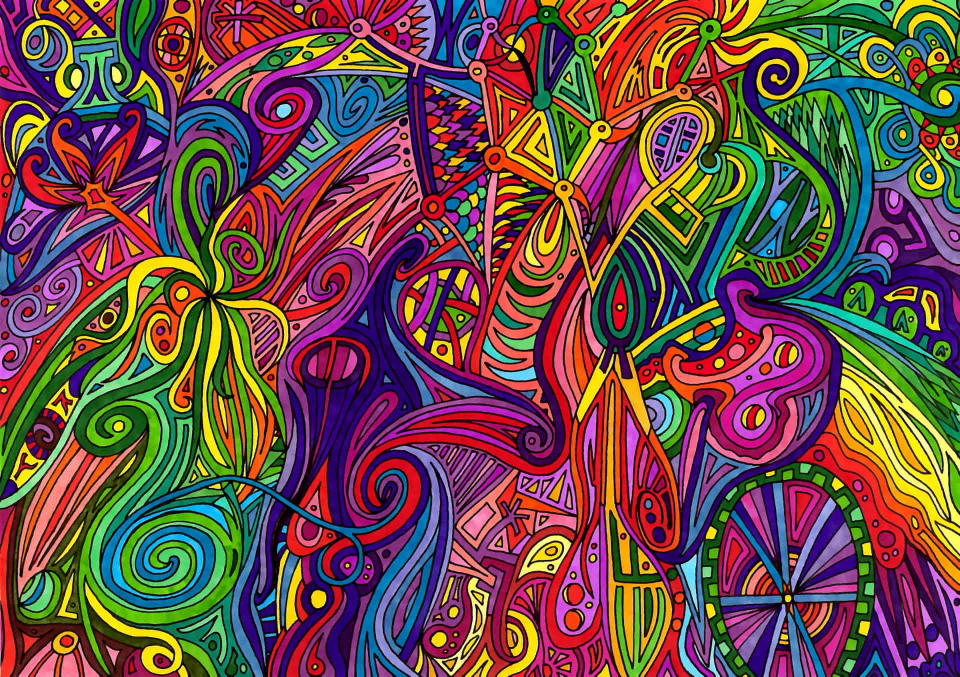
#> input picture pic.jpg, 1920 x 1353 px (shown at 1/2 size)
$ jupyter execute 'Colour_Detection (ioT Project).ipynb'
#> lines starting #> are read from the running program, lines starting #| are printed output that depends on the picture
[cell 1]
import cv2             #import open-cv module
import pandas as pd    #import pandas module

[cell 2]
img_path='pic.jpg'
csv_path='colors.csv'

[cell 3]
#Reading csv file with pandas and giving names to each column
index=['color', 'color_name', 'Hex','R','G','B']         #indexing the cv file data
df = pd.read_csv(csv_path, names=index, header=None)     #read colors csv file
#> (reads colors.csv from the repository)

[cell 4]
img = cv2.imread(img_path)
#> img is the input picture: shape (1353, 1920, 3); mean B, G, R 71.8, 76.2, 109.1
img = cv2.resize(img,(800,600))
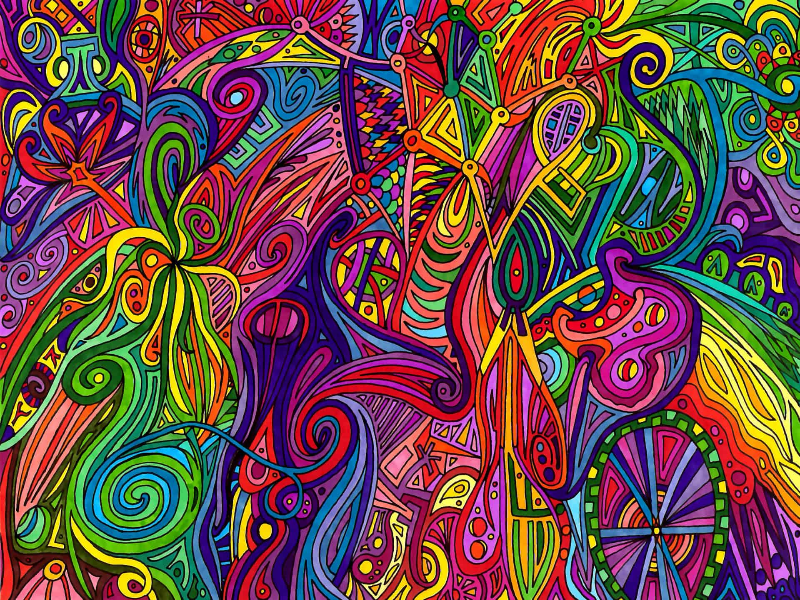
#> img: shape (600, 800, 3); mean B, G, R 71.7, 76.1, 108.9

[cell 5]
clicked = False
r = g = b = xpos = ypos = 0     #initialize the color and position variables

[cell 6]
def get_color_name(R,G,B):
    minimum = 1000
    for i in range(len(df)):
        d = abs(R - int(df.loc[i,'R'])) + abs(G - int(df.loc[i,'G'])) + abs(B - int(df.loc[i,'B']))
        if d <= minimum:
            minimum = d
            cname = df.loc[i, 'color_name']

    return cname

[cell 7]
def draw_function(event, x, y, flags, params):
    if event == cv2.EVENT_LBUTTONDBLCLK:
        global b, g, r, xpos, ypos, clicked
        clicked = True
        xpos = x
        ypos = y
        b,g,r = img[y,x]
        b = int(b)
        g = int(g)
        r = int(r)

[cell 8]
cv2.namedWindow('image')     #window caption
cv2.setMouseCallback('image',draw_function)

[cell 9]
while True:
    cv2.imshow('image',img)
    if clicked:
        #cv2.rectangle(image,startpoint, endpoint, color, thickness) -1 thickness fills rectangle entirely
        cv2.rectangle(img, (20,20), (600,60), (b,g,r), -1)

        #Creating text string to display(Color name and RGB values)
        text = get_color_name(r,b,g) + 'R=' + str(r) + ' G=' + str(g) + 'B=' + str(b)

        #cv2.putText(img,text,start,font(0-7),fontScale, color, thickness, linetype,(Optional bottoleft bool))
        cv2.putText(img, text,(50,50), 2,0.8,(255,255,255),2,cv2.LINE_AA)

        #For very light colors we will display text in black color
        if r+g+b >=600:
            cv2.putText(img, text, (50,50), 2,0.8, (0,0,0),2,cv2.LINE_AA)
        clicked=False

    #Break the loop when user hits 'esc' key
    if cv2.waitKey(20) & 0xFF == 27:
#> (key Esc is pressed here)
